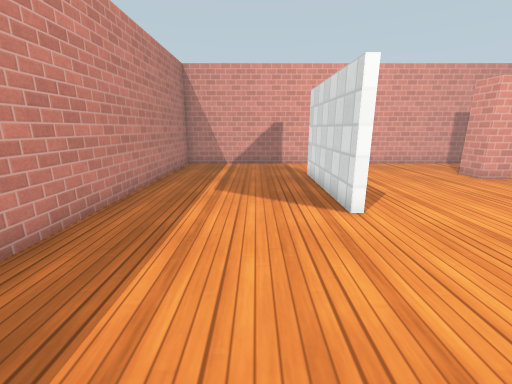
view 1 (above)

12 first-person views from a walk through a robot-simulator world made for Gazebo. The camera is 1.1 m above the floor, tilts 14° down and sees 90° across. The floor is counted in squares, 0.5 m on a side. Each view is taken from the middle of a square. On the plan, view 1 faces up. The plan holds only what a view shows up to about 16 squares ahead; the rest is blank. Gazebo's built-in surfaces are drawn with simple patterns.

view 2
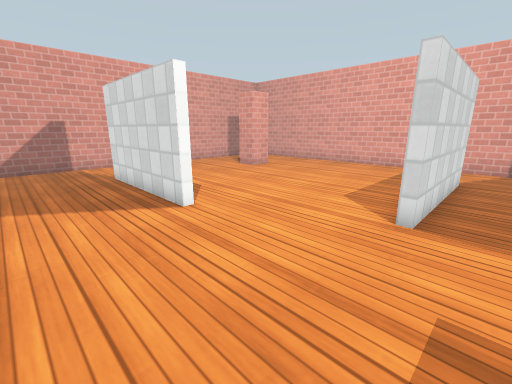

view 3
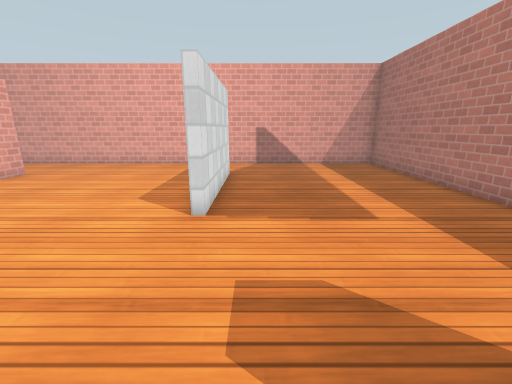

view 4
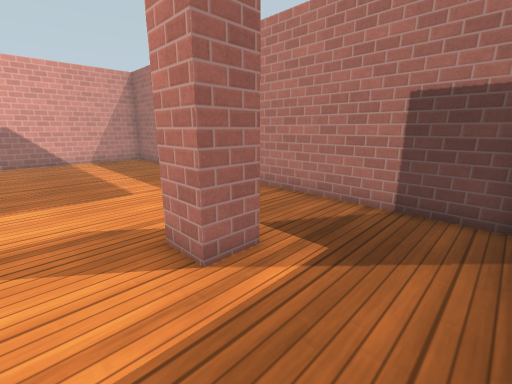

view 5
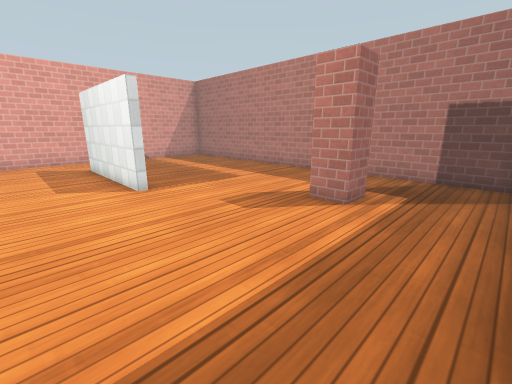

view 6
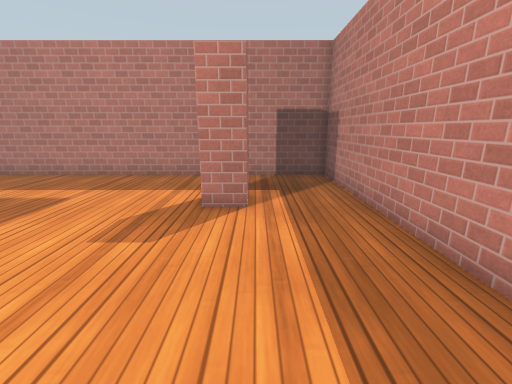

view 7
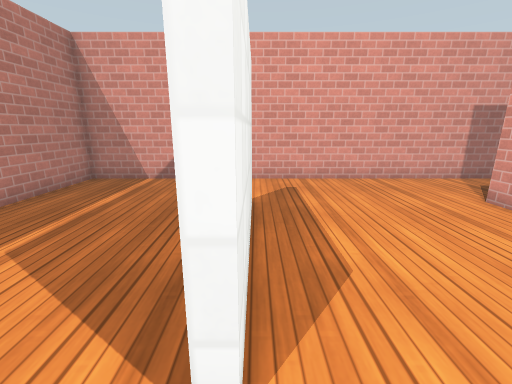

view 8
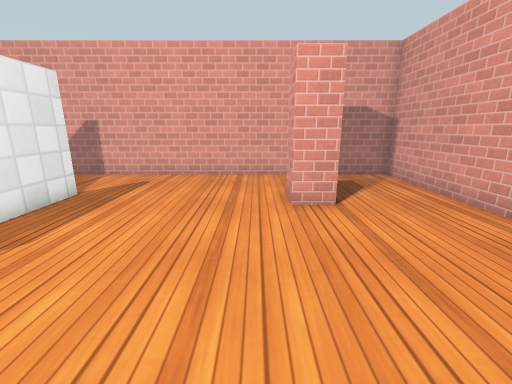

view 9
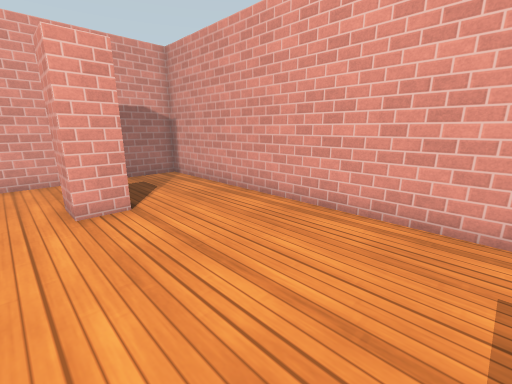

view 10
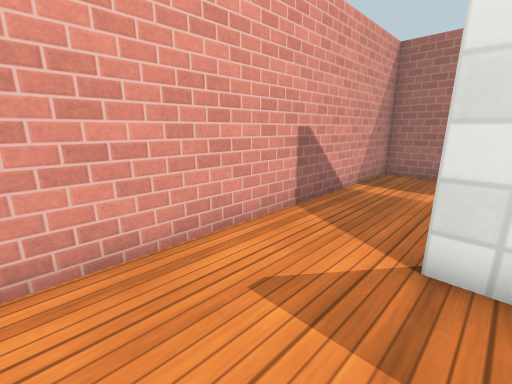

view 11
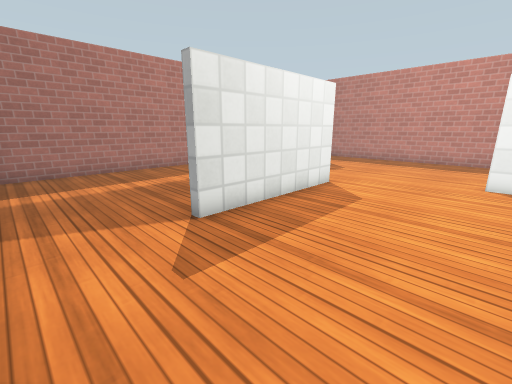

view 12
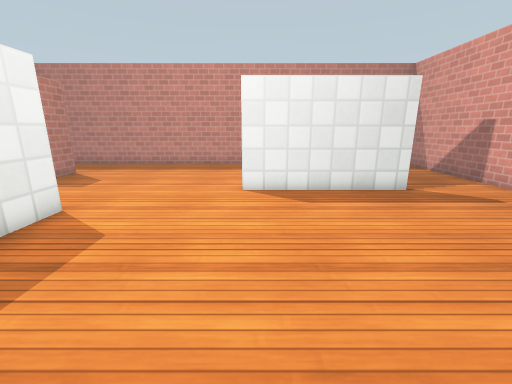

### Floor plan
Points are (right, up) in squares from view 1. A wall is a line through its corners. A room is listed if a view was taken in it or the views show most of it. See-through windows are left out.
Room 1 (views 1, 2, 3, 4, 5, 6, 7)
walls: (2.5, 6.5) (2.5, 12.5); (11.7, 1.7) (11.7, 1.3) (5.3, 1.3) (5.3, 1.7); (2.5, 16.3) (-4.4, 16.3) (-4.4, -7.4) (15.4, -7.4) (15.4, 1.6)
ways out: opening at (3, 14.5) to room 2; opening at (4.5, 4.5) to room 2; opening at (13.5, 2) to room 2
objects: pillar (-1, -3) to (0, -2)
Room 2 (views 8, 9, 10, 11, 12)
walls: (2.9, 12.6) (2.9, 6.5) (2.5, 6.5); (5.3, 1.7) (11.7, 1.7); (15.4, 1.6) (15.4, 16.3) (2.5, 16.3)
ways out: opening at (3, 14.5) to room 1; opening at (4.5, 4.5) to room 1; opening at (13.5, 2) to room 1
objects: pillar (10, 12) to (11, 12)

Positions as (right, up) in squares from view 1, and headings:
1: (0, 0), facing up
2: (-1, 0), facing up-right
3: (-1, 0), facing right
4: (-4, 0), facing down-right
5: (-4, 5), facing down-right
6: (-1, 5), facing down
7: (3, 5), facing up
8: (9, 4), facing up
9: (9, 4), facing up-right
10: (11, 6), facing down-right
11: (15, 7), facing down-left
12: (12, 7), facing left
